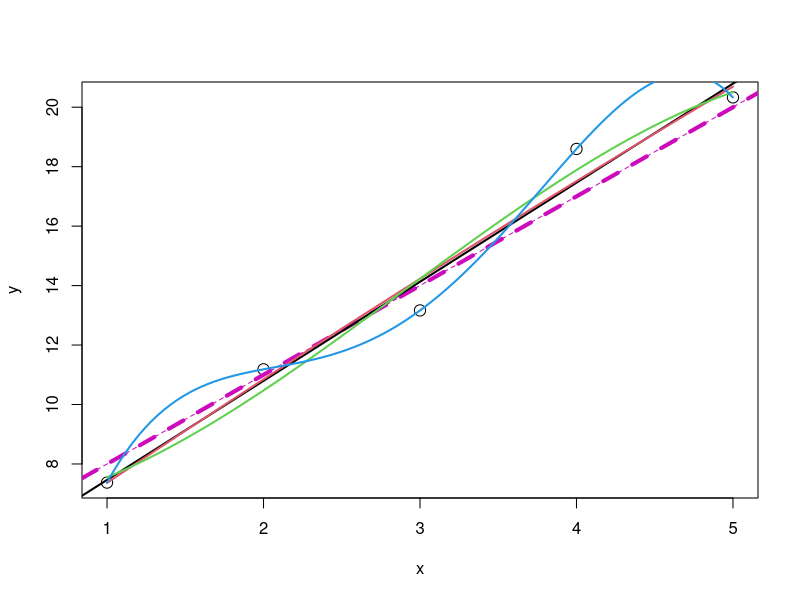
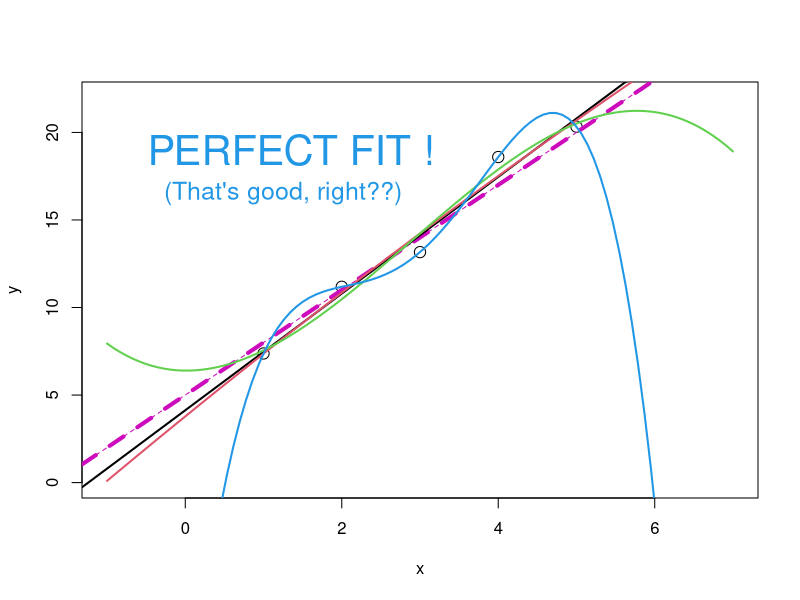
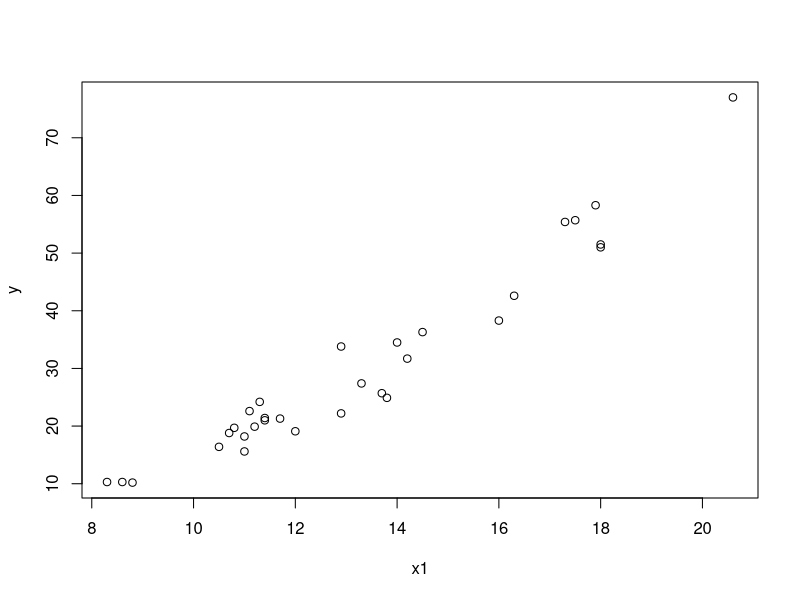
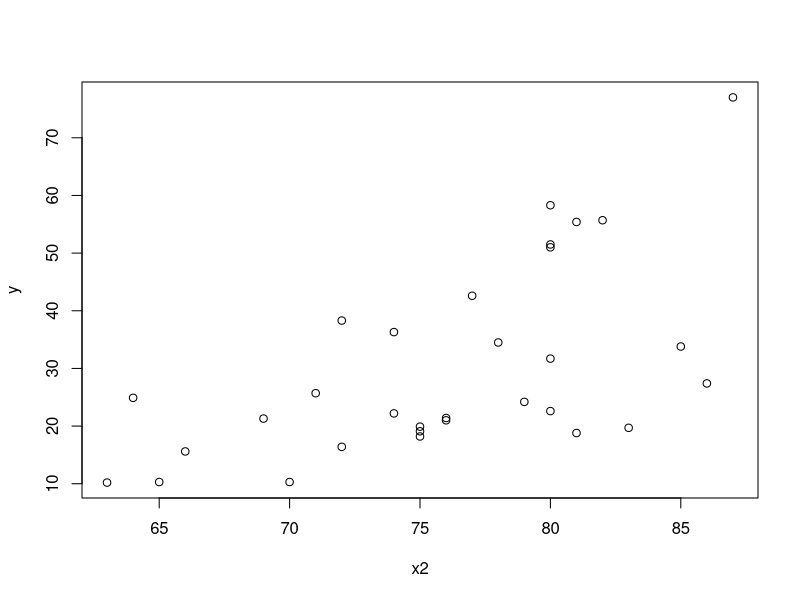
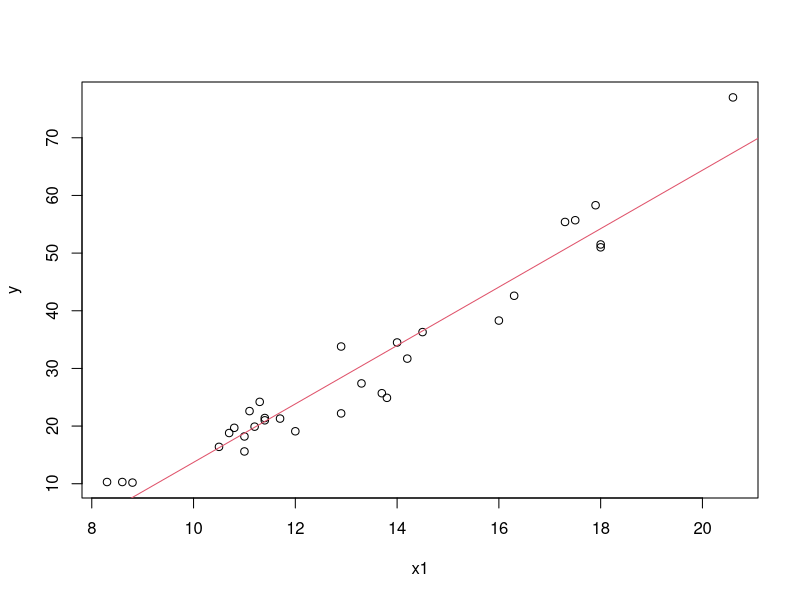
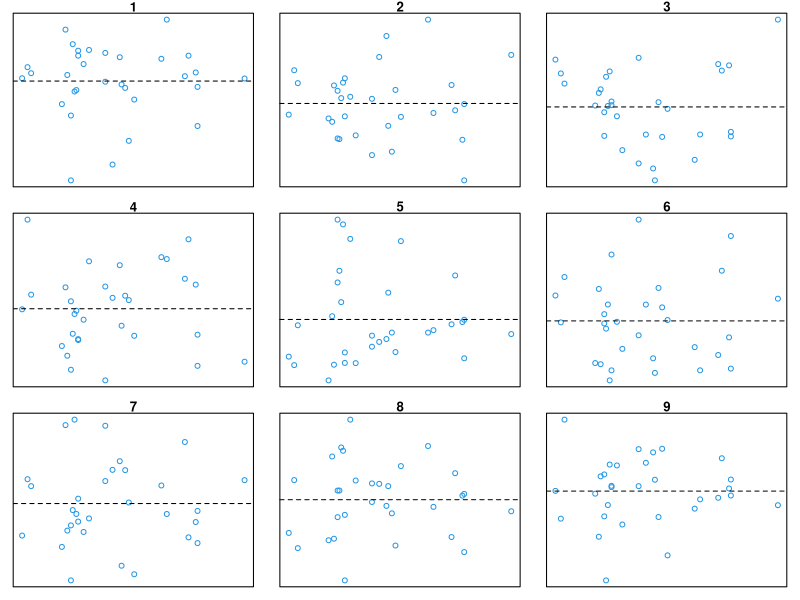
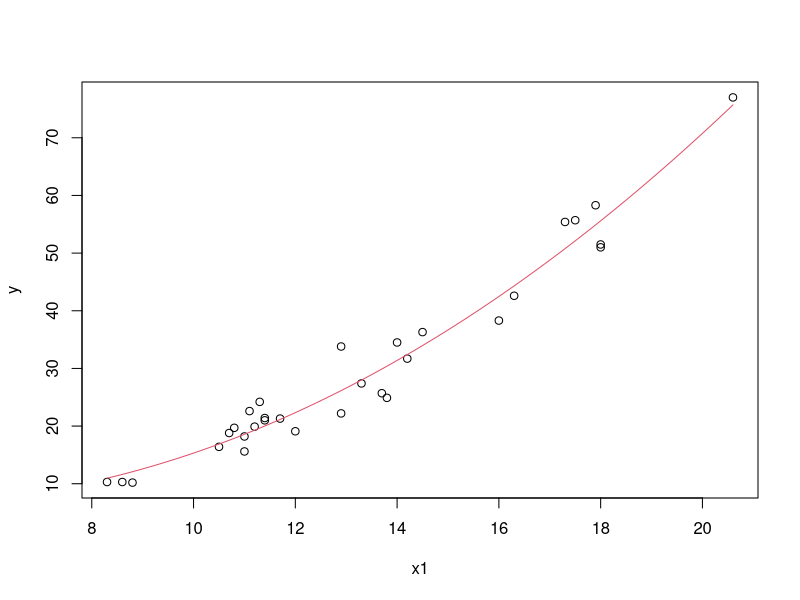
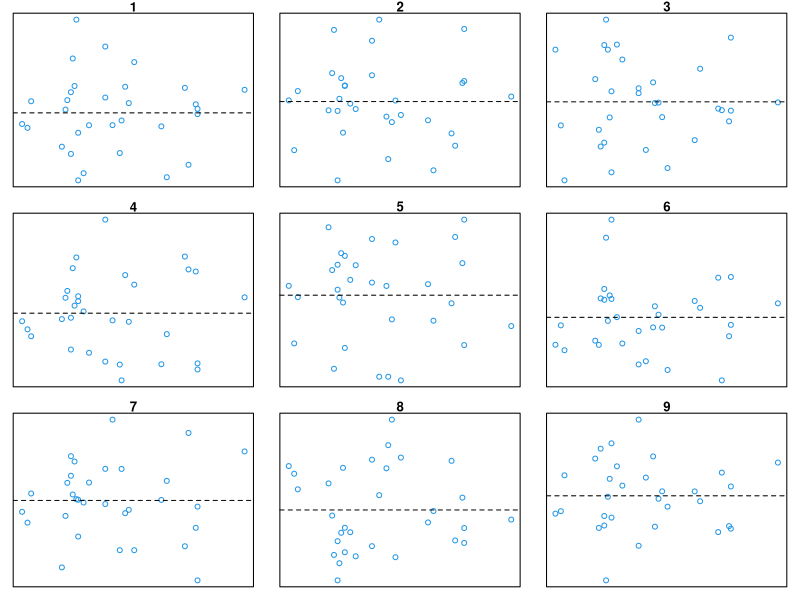

Recreate these plots in R, in order.

set.seed(1)
x <- 1:5
a <- 5; b <- 3
y <- a + b*x + rnorm(length(x))

plot(x, y, cex=1.5)

# draw the true line that I used to generate the data
abline(a, b, col=6, lty=2); abline(a, b, col=6, lwd=4, lty=2)

# draw the least-squares line
fit1 <- lm(y ~ x)
abline(fit1, col=1, lwd=2)

# draw the least-squares quadratic
fit2 <- lm(y ~ x + I(x^2))
grid <- seq(1, 5, length.out=100)
f2 <- cbind(1, grid, grid^2) %*% fit2$coefficients
lines(grid, f2, col=2, lwd=2)

# draw the least-squares cubic
fit3 <- lm(y ~ x + I(x^2) + I(x^3))
f3 <- cbind(1, grid, grid^2, grid^3) %*% fit3$coefficients
lines(grid, f3, col=3, lwd=2)

# draw the least-squares quartic
fit4 <- lm(y ~ x + I(x^2) + I(x^3) + I(x^4))
f4 <- cbind(1, grid, grid^2, grid^3, grid^4) %*% fit4$coefficients
lines(grid, f4, col=4, lwd=2)


# Same picture zoomed out
plot(x, y, xlim=c(-1, 7), ylim=c(0, 22), cex=1.5)
abline(a, b, col=6, lty=2)
abline(a, b, col=6, lwd=4, lty=2)
abline(fit1, col=1, lwd=2)
grid <- seq(-1, 7, length.out=100)
lines(grid, cbind(1, grid, grid^2) %*% fit2$coefficients, col=2, lwd=2)
lines(grid, cbind(1, grid, grid^2, grid^3) %*% fit3$coefficients, col=3, lwd=2)
lines(grid, cbind(1, grid, grid^2, grid^3, grid^4) %*% fit4$coefficients, col=4, lwd=2)
text(c(1.35), c(19), labels=c("PERFECT FIT !"), col=4, cex=2.5)
text(c(1.25), c(16.5), labels=c("(That's good, right??)"), col=4, cex=1.5)



############################################
############################################

# ITERATIVE FITTING - an informal approach to model selection and fitting data

head(trees)

y <- trees$Volume
x1 <- trees$Girth
x2 <- trees$Height

#######################################
## STEP 1 - greedy selection of explanatory variables
##          and determination of their functional relationships with the response

## Incorporate explanatory variables one-at-a-time.
## - draw every scatterplot
## - bring in the variable that is most predictive (if any)

plot(x1, y)
plot(x2, y)

## In this case, x1 is much more predictive than x2,
## so we'll bring it in first.

## Need to devise a relationship

plot(x1, y)

## try a line

fit1 <- lm(y ~ x1)
abline(fit1, col=2)

## pretty good but perhaps missing a bend in the data...
## The easiest way to visually determine whether you've fully captured the relationship is
## to plot the residuals versus the explanatory variable and look for a remaining pattern...
## But it's easy to be "fooled by randomness"...
## Here's a way to informally test whether the residuals exhibit a pattern:
## NULL LINE-UP - compare the plot to a handful of noise plots - does it stand out?
par(mfrow=c(3, 3), mar=c(1, 1, 1, 1))
answer <- sample(1:9, 1)
for(i in 1:9) {
  if(i == answer) {
    r <- fit1$residuals
    plot(x1, r, col=4, main=i, yaxt="n", xaxt="n")
    abline(h=0, lty=2)
  } else {
    noise <- rnorm(length(y))
    r <- lm(noise ~ x1)$residuals
    plot(x1, r, col=4, main=i, yaxt="n", xaxt="n")
    abline(h=0, lty=2)
  }
}
par(mfrow=c(1, 1), mar=c(5.1, 4.1, 4.1, 2.1))

## Do any of these stand out to you?...

## Which one is the real data?...

answer

## Appears to be a noticable curve remaining in our residuals that likely isn't attributable to noise.
## Let's go back and try a quadratic rather than a line.

fit2 <- lm(y ~ x1 + I(x1^2))
plot(x1, y)
grid <- seq(min(x1), max(x1), length.out=100)
lines(grid, fit2$coefficients[1] + fit2$coefficients[2]*grid + fit2$coefficients[3]*grid^2, col=2)

## Repeat NULL LINE-UP to see if we've captured the apparent pattern

par(mfrow=c(3, 3), mar=c(1, 1, 1, 1))
answer <- sample(1:9, 1)
for(i in 1:9) {
  if(i == answer) {
    r <- fit2$residuals
    plot(x1, r, col=4, main=i, yaxt="n", xaxt="n")
    abline(h=0, lty=2)
  } else {
    noise <- rnorm(length(y))
    r <- lm(noise ~ x1 + I(x1^2))$residuals
    plot(x1, r, col=4, main=i, yaxt="n", xaxt="n")
    abline(h=0, lty=2)
  }
}
par(mfrow=c(1, 1), mar=c(5.1, 4.1, 4.1, 2.1))

## No plot stands out, as far as I'm concerned. No pattern remaining.

answer

## We've determined a relationship between y and x1.
## Next TREAT THE RESIDUALS AS YOUR RESPONSE AND REPEAT THE PROCESS:
## Of the remaining explanatory variables, identify the one that is
## most predictive of the response (if any is).
## In this case, there is only one explanatory variable left...

res <- fit2$residuals
plot(x2, res)

## weak positive relationship, a line seems reasonable

fit3 <- lm(res ~ x2)
abline(fit3, col=2)

## NULL LINE-UP again
## - compare the residual plot to a handful of noise plots - does it stand out?
par(mfrow=c(3, 3), mar=c(1, 1, 1, 1))
answer <- sample(1:9, 1)
for(i in 1:9) {
  if(i == answer) {
    r <- fit3$residuals
    plot(x2, r, col=4, main=i, yaxt="n", xaxt="n")
    abline(h=0, lty=2)
  } else {
    noise <- rnorm(length(y))
    r <- lm(noise ~ x2)$residuals
    plot(x2, r, col=4, main=i, yaxt="n", xaxt="n")
    abline(h=0, lty=2)
  }
}
par(mfrow=c(1, 1), mar=c(5.1, 4.1, 4.1, 2.1))

answer

## No pattern remaining for this variable.

## Go back and create a new overall fit that incorporates all terms thus far

fit4 <- lm(y ~ x1 + I(x1^2) + x2)

## if there were any more explanatory variables remaining, we would see if they predict
## res <- fit4$residuals


#############################
## STEP 2 - remove superfluous terms

## Let's take a look at the significance probabilities of the coefficients of this fit
## to see if any of the terms appear to be unnecessary.
## (The null hypothesis is that the true coefficient's value is 0.
##  How are the significance probabilities calculated?
##  Wait until Chapter 6 when we study Normal errors.)

summary(fit4)


#####################################
## STEP 3 (optional) - check for interactions (products of the available terms)


## I'm going to try x1^2 with x2 first (because x1^2 was more important than x1 based on sig probs)

fit5 <- lm(y ~ x1 + I(x1^2) + x2 + I(x1^2*x2))
summary(fit5)

## Now nothing is significant! The interaction term is causing a great deal of "multicolinearity",
## i.e. the columns of the design matrix are barely linearly independent.
## Let's pare down again, then add back terms in order of importance.
## What's the most important term, based on the sig probs?
## It's the interaction term.

fit6 <- lm(y ~ I(x1^2*x2))
summary(fit6)

## Try adding each remaining term back in, one-at-a-time

summary(lm(y ~ I(x1^2*x2) + x1))
summary(lm(y ~ I(x1^2*x2) + I(x1^2)))
summary(lm(y ~ I(x1^2*x2) + x2))

## None are important in the presence of x1^2*x2.


####################################
## STEP 4 - finalize

## The sig prob indicates that the intercept term is unnecessary as well.
## (Ordinarily I might not bother removing the intercept, but in this case it is sensible
##  based on the nature of these variables -- zero Girth and Height should mean zero Volume)

fit7 <- lm(y ~ I(x1^2*x2) - 1)
summary(fit7)

## What does the scatterplot look like when the response is predicted by x1^2*x2

plot(x1^2*x2, y)

## Draw our fit

abline(0, fit7$coefficients[1], col=2)

## Incredible fit and only one parameter.

## residuals when response is predicted as a linear function of x1^2*x2
plot(x1^2*x2, fit7$residuals)
abline(h=0, lty=2)
## no apparent pattern
boxplot(fit7$residuals) # reasonably Normal

## Here's a reasonable estimate of the function generating the data:
## Volume = .002108 Girth^2 * Height + error
## where error is Normal with mean 0 and standard deviation 2.455

## Thinking about the meaning of the variables, this is intuitively the right model!
## But the iterative fitting process could have led us to this model
## even if we didn't have that kind of foreknowledge about the relationship among the variables.





